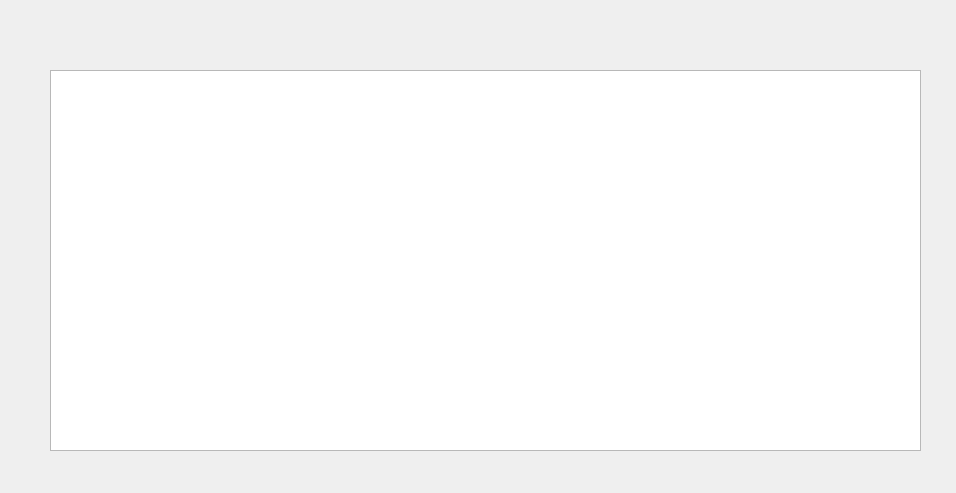
<?xml version="1.0" encoding="UTF-8"?>
<ui version="4.0">
 <class>Dialog</class>
 <widget class="QDialog" name="Dialog">
  <property name="geometry">
   <rect>
    <x>0</x>
    <y>0</y>
    <width>956</width>
    <height>493</height>
   </rect>
  </property>
  <property name="windowTitle">
   <string>Dialog</string>
  </property>
  <widget class="QTableView" name="tableView">
   <property name="geometry">
    <rect>
     <x>50</x>
     <y>70</y>
     <width>871</width>
     <height>381</height>
    </rect>
   </property>
  </widget>
 </widget>
 <resources/>
 <connections/>
</ui>
